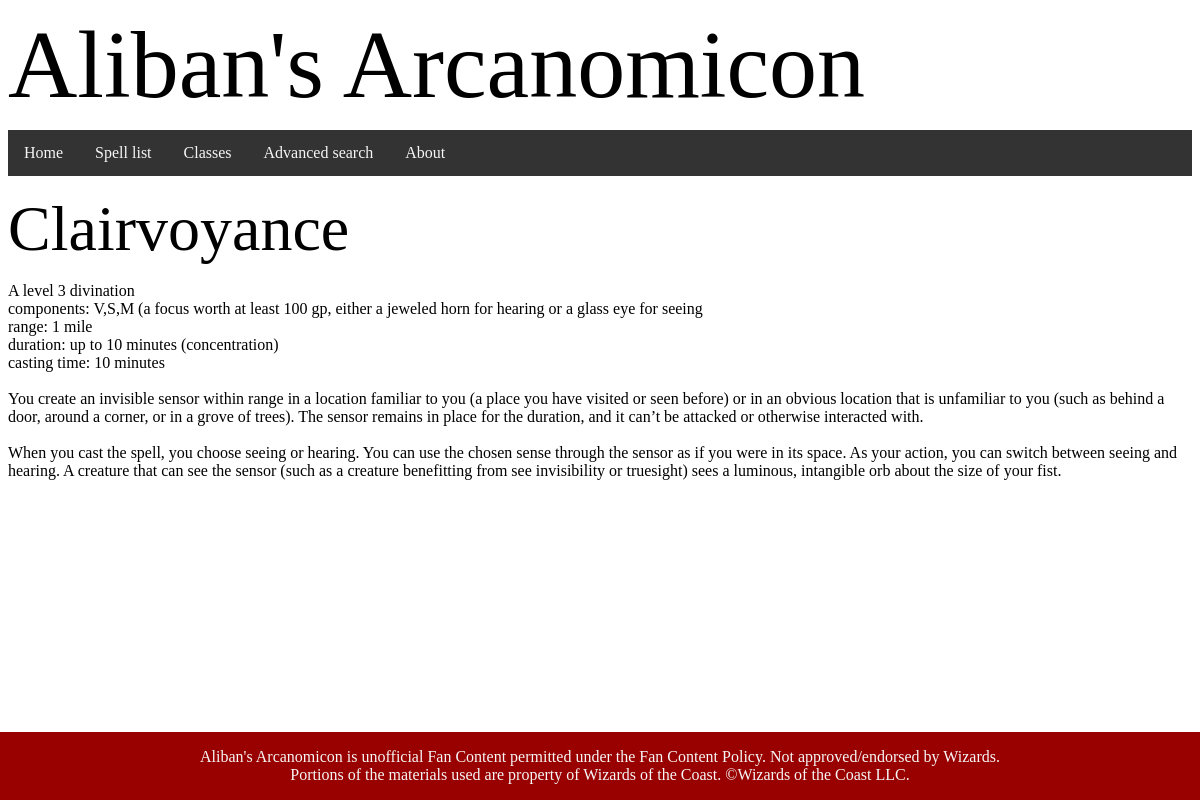
/class/spell/62, run on an earlier commit of the app's database.
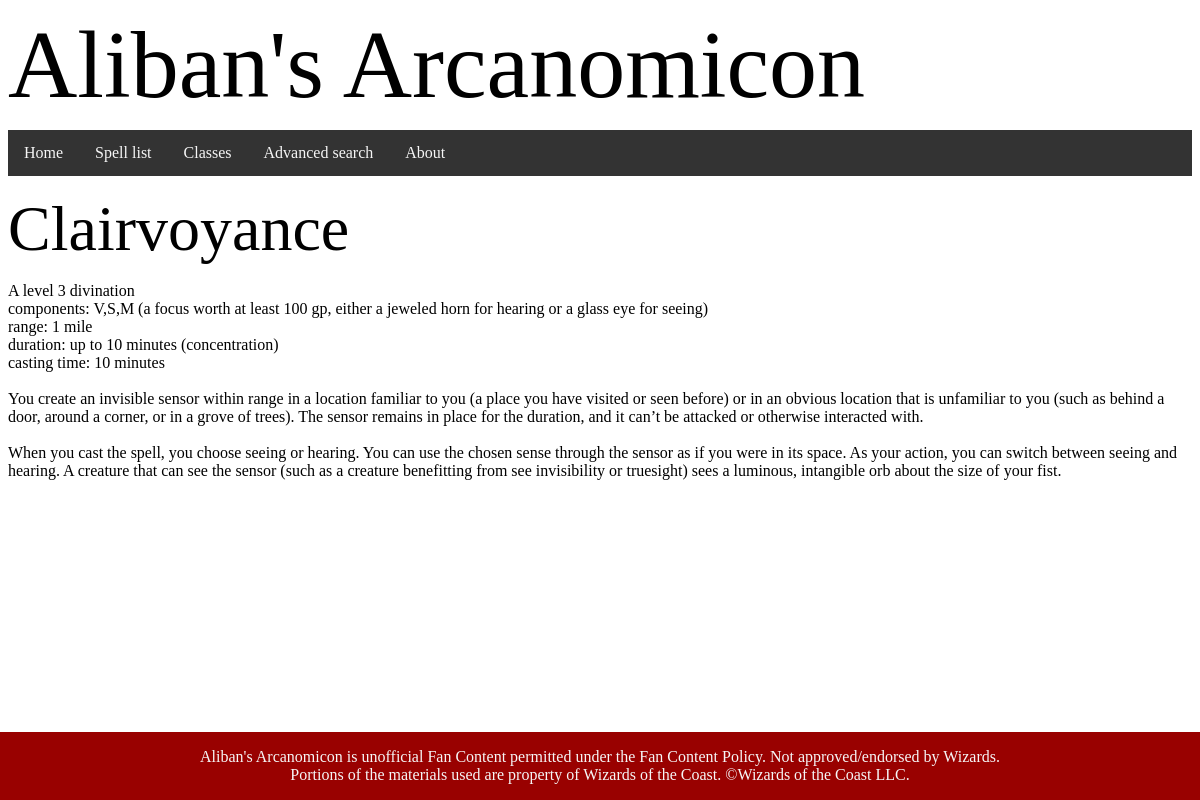
And on a later commit of the database.
### tables this page shows
CREATE TABLE spell (id INTEGER PRIMARY KEY AUTOINCREMENT, name STRING, description TEXT, level INTEGER, components STRING, concentration INTEGER, ritual INTEGER, damage STRING, range INTEGER REFERENCES range (id), duration INTEGER REFERENCES duration (id), castingtime STRING REFERENCES castingtime (id), school INTEGER REFERENCES school (id));

### routes.py (the view)
@app.route('/spell/<int:id>') #stating that the id used must be an integer so no hackers can insert SQL into my database
@app.route('/class/spell/<int:id>')
def spell(id):
    sql = "SELECT spell.id, spell.name, spell.description, spell.level, spell.components, spell.concentration, spell.ritual, spell.damage, range.name, duration.name, castingtime.name, school.name FROM spell INNER JOIN range ON range.id = spell.range INNER JOIN duration ON duration.id = spell.duration INNER JOIN castingtime ON castingtime.id = spell.castingtime INNER JOIN school ON school.id = spell.school WHERE spell.id == {}".format(id) #the sql query, complete with joins. the format inserts the id of the spell in the database, and therefore returns all relevant information about it for the page.
    single = True #only want one result
    spell = db_func(sql,single) #runs the sql command
    if spell == False:
        return render_template('404.html'), 404 #if the data is not in the database, the page cannot be created, so return 404 error
    spell[2] = spell[2].split('\n') #splits up the description by python spaces, so it can be properly formatted with flask, as the python was not being picked up by the html side.
    return render_template('spell.html', spell=spell) #passes data through to flask template and magic happens

### templates/spell.html (shortened to what this page needs)
{% extends "layout.html" %}
{% block content %}
<div id="content">
    <h2>
        {{ spell[1] }}
    </h2>
    {% if spell[3] == 0 %}
        A {{ spell[11]}} cantrip
    {% else %}
        A level {{ spell[3] }} {{ spell[11] }}
    {% endif %}
    <br>
    components: {{ spell[4] }} <br>
    range: {{ spell[8] }} <br>
    duration:
    {% if spell[5] == 1 %}
        up to {{ spell[9] }} (concentration)
    {% else %}
        {{ spell[9] }}
    {% endif %}
    <br>
    casting time: {{ spell[10] }}
    <br>
    <br>
    {% for para in spell[2] %}
        {{ para }}<br>
    {% endfor %}
    <br>
    <br>
    <br>
    <br>
</div>
{% endblock content %}

What changed in the data, as far as the page shows it:
changed spell "Clairvoyance": components "V,S,M (a focus worth at least 100 gp, either a jeweled horn for hearing or a glass eye for seeing" → "V,S,M (a focus worth at least 100 gp, either a jeweled horn for hearing or a glass eye for seeing)"
